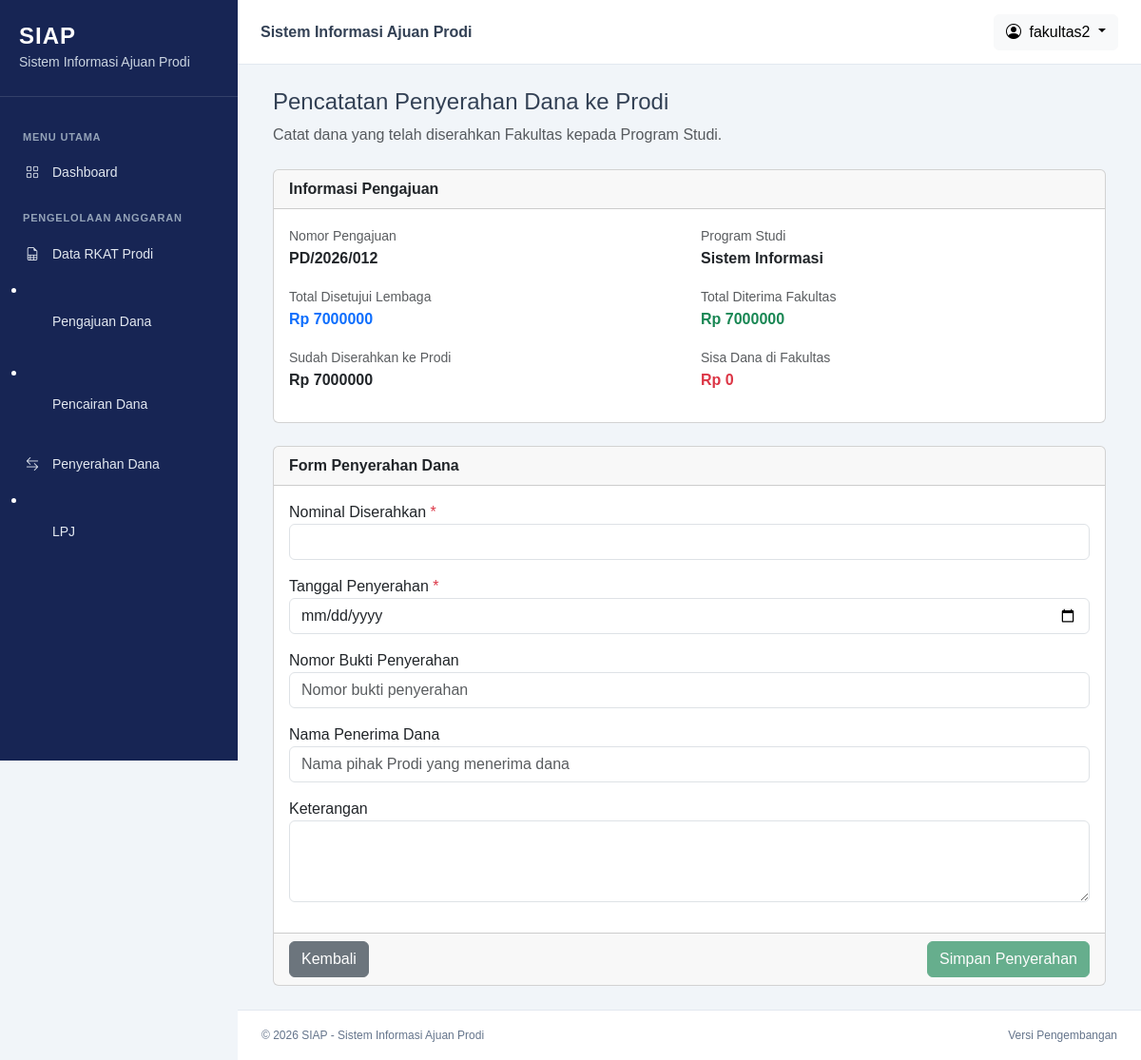
The page /pencairan-dana/12/penyerahan/tambah/ (signed in) on the database its author committed.
### apps/fund_requests/models.py (models this page shows, shortened)
class FundRequest(TimeStampedModel):
    class Status(models.TextChoices):
        DRAFT = "DRAFT", "Draft"
        SUBMITTED = "SUBMITTED", "Diajukan ke Fakultas"
        REVISION = "REVISION", "Perlu Revisi"
        FACULTY_CHECKED = "FACULTY_CHECKED", "Diperiksa Fakultas"
        FORWARDED = "FORWARDED", "Diteruskan ke Lembaga"
        APPROVED = "APPROVED", "Disetujui Lembaga"
        PARTIALLY_APPROVED = "PARTIALLY_APPROVED", "Disetujui Sebagian"
        REJECTED = "REJECTED", "Ditolak"
        CANCELLED = "CANCELLED", "Dibatalkan"
    study_program = models.ForeignKey(
        StudyProgram,
        on_delete=models.PROTECT,
        related_name="fund_requests",
        verbose_name="Program Studi",
    )
    budget_year = models.ForeignKey(
        BudgetYear,
        on_delete=models.PROTECT,
        related_name="fund_requests",
        verbose_name="Tahun Anggaran",
    )
    request_number = models.CharField(
        max_length=50,
        unique=True,
        verbose_name="Nomor Pengajuan",
    )
    subject = models.CharField(
        max_length=255,
        verbose_name="Perihal Pengajuan",
    )
    letter_date = models.DateField(
        default=timezone.localdate,
        verbose_name="Tanggal Surat",
    )
    created_by = models.ForeignKey(
        settings.AUTH_USER_MODEL,
        on_delete=models.PROTECT,
        related_name="created_fund_requests",
    )
    status = models.CharField(
        max_length=30,
        choices=Status.choices,
        default=Status.DRAFT,
    )
    submitted_at = models.DateTimeField(null=True, blank=True)
    notes = models.TextField(blank=True)
    class Meta:
        db_table = "fund_requests"
        ordering = ["-created_at"]
        verbose_name = "Pengajuan Dana"
        verbose_name_plural = "Pengajuan Dana"
    @property
    def approved_total(self):
        return self.activities.aggregate(
            total=Sum("approved_amount")
        )["total"] or 0

### apps/master_data/models.py (models this page shows, shortened)
class TimeStampedModel(models.Model):
    created_at = models.DateTimeField(auto_now_add=True)
    updated_at = models.DateTimeField(auto_now=True)
    class Meta:
        abstract = True

class StudyProgram(TimeStampedModel):
    faculty = models.ForeignKey(
        Faculty,
        on_delete=models.PROTECT,
        related_name="study_programs"
    )
    name = models.CharField(
        max_length=150,
        verbose_name="Nama Program Studi"
    )
    code = models.CharField(
        max_length=20,
        unique=True,
        verbose_name="Kode Program Studi"
    )
    class Meta:
        db_table = "master_study_program"
        ordering = ["name"]
        verbose_name = "Program Studi"
        verbose_name_plural = "Program Studi"

### apps/disbursements/views.py (the view, shortened to what this page needs)
@login_required
@require_http_methods(["GET", "POST"])
def faculty_handover_create(request, request_id):
    if request.user.profile.role != UserProfile.Role.FAKULTAS:
        return HttpResponseForbidden(
            "Hanya Fakultas yang dapat mencatat penyerahan dana."
        )
    fund_request = get_object_or_404(
        get_approved_fund_requests_for_faculty(request.user),
        pk=request_id,
    )
    summary = get_disbursement_summary(fund_request)
    return render(
        request,
        "disbursements/handover_form.html",
        {
            "fund_request": fund_request,
            "summary": summary,
        },
    )

### apps/disbursements/services.py (called while the page is built)
def get_institution_received_total(fund_request):
    return (
        InstitutionDisbursement.objects
        .filter(fund_request=fund_request)
        .aggregate(total=Sum("amount"))["total"]
        or Decimal("0")
    )

def get_faculty_handover_total(fund_request):
    return (
        FacultyHandover.objects
        .filter(fund_request=fund_request)
        .aggregate(total=Sum("amount"))["total"]
        or Decimal("0")
    )

def get_disbursement_summary(fund_request):
    approved = Decimal(str(fund_request.approved_total))
    received = get_institution_received_total(fund_request)
    handed_over = get_faculty_handover_total(fund_request)
    return {
        "approved_total": approved,
        "received_total": received,
        "handed_over_total": handed_over,
        "remaining_at_institution": approved - received,
        "remaining_at_faculty": received - handed_over,
        "remaining_to_be_handed_over": received - handed_over,
    }

### apps/disbursements/views.py (called while the page is built)
def get_approved_fund_requests_for_faculty(user):
    return (
        FundRequest.objects
        .filter(
            study_program__faculty_id=user.profile.faculty_id,
            status__in=APPROVED_STATUSES,
        )
        .select_related(
            "study_program",
            "study_program__faculty",
            "budget_year",
        )
        .order_by("-created_at")
    )

### templates/disbursements/handover_form.html (shortened to what this page needs)
{% extends "master/base.html" %}
{% block content %}
<div class="container-fluid">
    <div class="mb-4">
        <h4>Pencatatan Penyerahan Dana ke Prodi</h4>
        <p class="text-muted mb-0">
            Catat dana yang telah diserahkan Fakultas kepada Program Studi.
        </p>
    </div>
    <div class="card mb-4">
        <div class="card-header">
            <strong>Informasi Pengajuan</strong>
        </div>
        <div class="card-body">
            <div class="row">
                <div class="col-md-6 mb-3">
                    <small class="text-muted">Nomor Pengajuan</small>
                    <div class="fw-bold">
                        {{ fund_request.request_number }}
                    </div>
                </div>
                <div class="col-md-6 mb-3">
                    <small class="text-muted">Program Studi</small>
                    <div class="fw-bold">
                        {{ fund_request.study_program.name }}
                    </div>
                </div>
                <div class="col-md-6 mb-3">
                    <small class="text-muted">Total Disetujui Lembaga</small>
                    <div class="fw-bold text-primary">
                        Rp {{ summary.approved_total|floatformat:0 }}
                    </div>
                </div>
                <div class="col-md-6 mb-3">
                    <small class="text-muted">Total Diterima Fakultas</small>
                    <div class="fw-bold text-success">
                        Rp {{ summary.received_total|floatformat:0 }}
                    </div>
                </div>
                <div class="col-md-6 mb-3">
                    <small class="text-muted">Sudah Diserahkan ke Prodi</small>
                    <div class="fw-bold">
                        Rp {{ summary.handed_over_total|floatformat:0 }}
                    </div>
                </div>
                <div class="col-md-6 mb-3">
                    <small class="text-muted">Sisa Dana di Fakultas</small>
                    <div class="fw-bold text-danger">
                        Rp {{ summary.remaining_at_faculty|floatformat:0 }}
                    </div>
                </div>
            </div>
        </div>
    </div>
    <div class="card">
        <div class="card-header">
            <strong>Form Penyerahan Dana</strong>
        </div>
        <form method="POST">
            <div class="card-body">
                <div class="form-group mb-3">
                    <label>
                        Nominal Diserahkan
                        <span class="text-danger">*</span>
                    </label>
                    <input type="number"
                           name="amount"
                           class="form-control"
                           min="0.01"
                           max="{{ summary.remaining_at_faculty }}"
                           step="0.01"
                           required>
                </div>
                <div class="form-group mb-3">
                    <label>
                        Tanggal Penyerahan
                        <span class="text-danger">*</span>
                    </label>
                    <input type="date"
                           name="handed_over_at"
                           class="form-control"
                           required>
                </div>
                <div class="form-group mb-3">
                    <label>Nomor Bukti Penyerahan</label>
                    <input type="text"
                           name="reference_number"
                           class="form-control"
                           placeholder="Nomor bukti penyerahan">
                </div>
                <div class="form-group mb-3">
                    <label>Nama Penerima Dana</label>
                    <input type="text"
                           name="received_by"
                           class="form-control"
                           placeholder="Nama pihak Prodi yang menerima dana">
                </div>
                <div class="form-group mb-3">
                    <label>Keterangan</label>
                    <textarea name="notes"
                              class="form-control"
                              rows="3"></textarea>
                </div>
            </div>
            <div class="card-footer d-flex justify-content-between">
                <a href="{% url 'disbursements:index' %}"
                   class="btn btn-secondary">
                    Kembali
                </a>
                <button type="submit"
                        class="btn btn-success"
                        {% if summary.remaining_at_faculty <= 0 %}disabled{% endif %}
                        onclick="return confirm('Simpan penyerahan dana kepada Prodi?')">
                    Simpan Penyerahan
                </button>
            </div>
        </form>
    </div>
</div>
{% endblock %}

### templates/master/navbar.html (shortened to what this page needs)
<header class="top-navbar d-flex align-items-center justify-content-between">
    <div class="d-flex align-items-center gap-3">
        <div>
            <span class="fw-semibold">Sistem Informasi Ajuan Prodi</span>
        </div>
    </div>
    <div class="dropdown">
        <button
            class="btn btn-light dropdown-toggle"
            type="button"
            data-bs-toggle="dropdown"
        >
            <i class="bi bi-person-circle me-1"></i>
            {{ request.user.username }}
        </button>
    </div>
</header>

### static/css/style.css (style rules this page uses)
:root { --siap-primary: #2563eb; --siap-sidebar: #172554; --siap-sidebar-hover: #1e3a8a; --siap-background: #f1f5f9; --siap-text: #334155; }
* { box-sizing: border-box; }
body { margin: 0; font-family: Arial, Helvetica, sans-serif; background: var(--siap-background); color: var(--siap-text); }
.top-navbar { min-height: 68px; padding: 12px 24px; background: #fff; border-bottom: 1px solid #e2e8f0; }

### rows shown on the page
FundRequest: request_number "PD/2026/012", study_program.name "Sistem Informasi"

### other values the page prints
{{ request.user.username }} "fakultas2"
{{ summary.approved_total|floatformat:0 }} "7000000"
{{ summary.received_total|floatformat:0 }} "7000000"
{{ summary.handed_over_total|floatformat:0 }} "7000000"
{{ summary.remaining_at_faculty|floatformat:0 }} "0"
